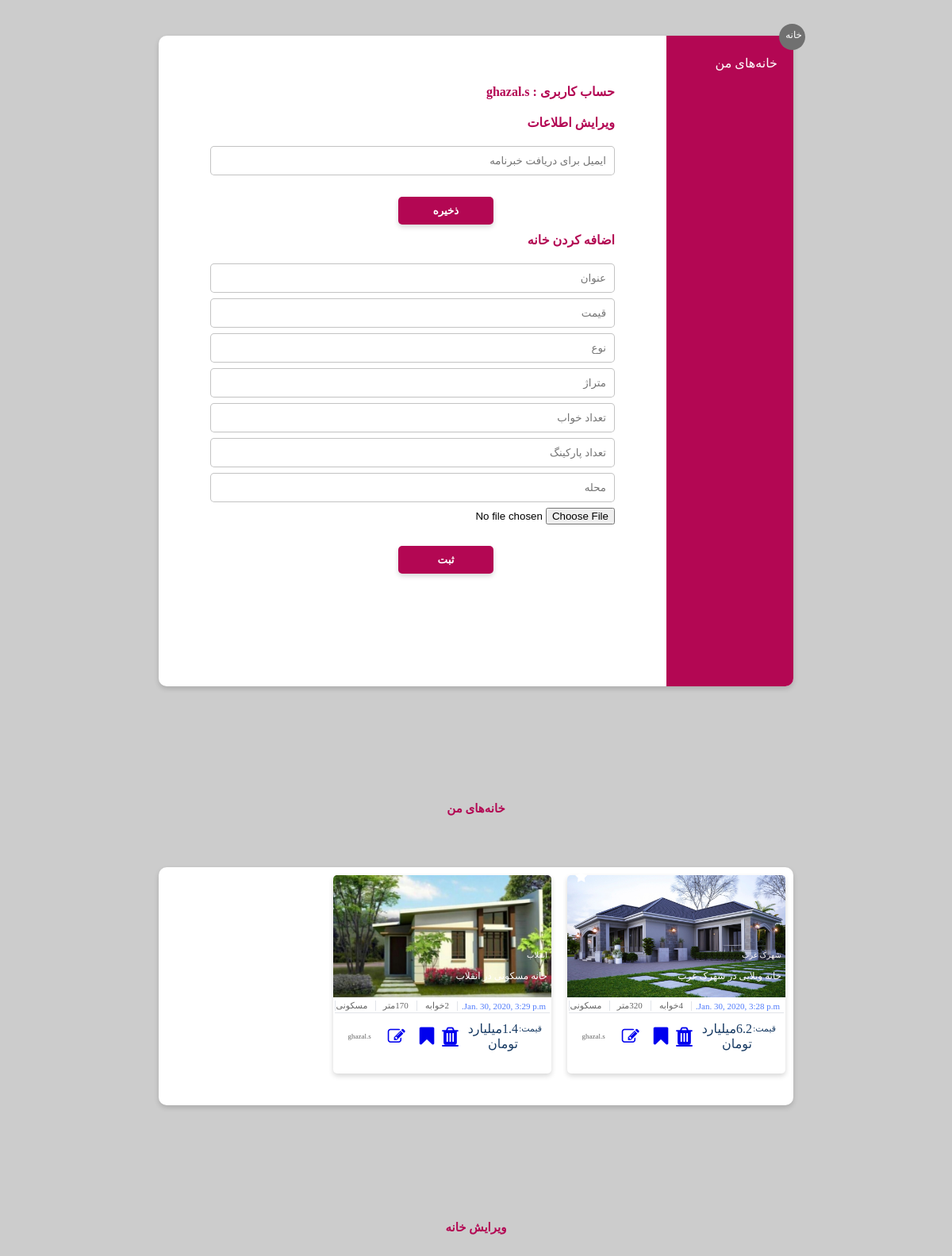
/homes/myHomes (signed in), run on an earlier commit of the app's database.
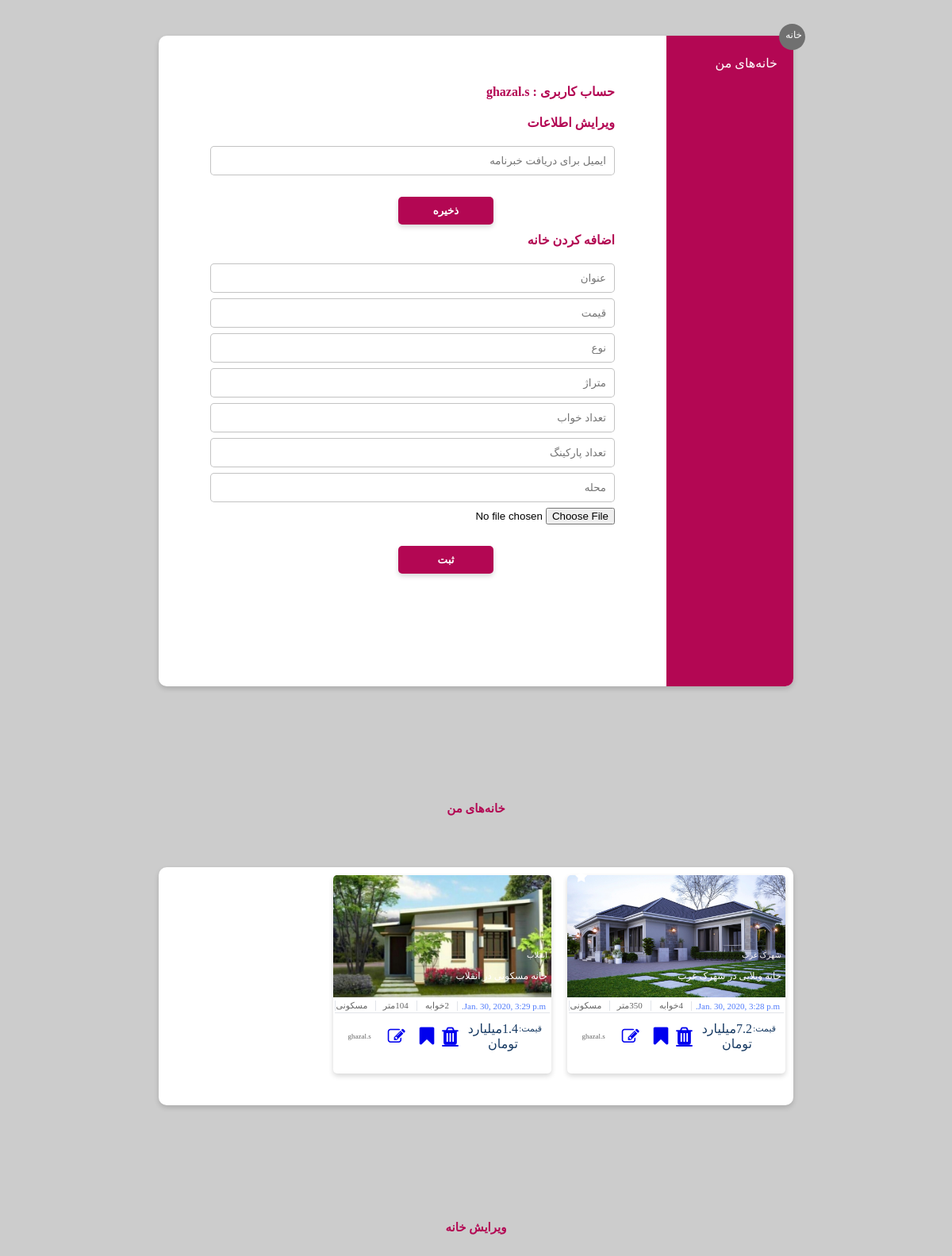
And on a later commit of the database.
### homes/models.py (models this page shows)
class Housing(models.Model):
    title = models.CharField(max_length=200)
    price = models.FloatField()
    type = models.CharField(max_length=50)
    area = models.IntegerField()
    bedrooms = models.IntegerField()
    parkings = models.IntegerField()
    locality = models.CharField(max_length=200)
    created_at = models.DateTimeField(auto_now_add=True)
    pic = models.ForeignKey(Image, on_delete=models.SET_NULL, null=True)
    estate = models.CharField(max_length=50)
    star = models.BooleanField(default=False)
    bookmark = models.BooleanField(default=False)

class Image(models.Model):
    image = models.CharField(max_length=500)

### homes/views.py (the view)
# urls.py: path('myHomes', views.showMyHomes),
def showMyHomes(request):
    estate = None
    if request.user.is_authenticated:
        estate = request.user.username
    h = Housing.objects.filter(estate=estate)
    usernameHome = None
    if request.user.is_authenticated:
        usernameHome = request.user.username
    gotodiv = 'sec4Grid'
    return render(request, 'normalUser.html', {'results': h, 'username':usernameHome, 'jump':gotodiv})

### homes/templates/normalUser.html (shortened to what this page needs)
{% load static %}
<!DOCTYPE html PUBLIC "-//W3C//DTD XHTML 1.0 Strict//EN" "http://www.w3.org/TR/xhtml1/DTD/xhtml1-strict.dtd">
<html xmlns="http://www.w3.org/1999/xhtml">
        <head>
            <link rel="stylesheet"
          href="https://cdnjs.cloudflare.com/ajax/libs/font-awesome/4.7.0/css/font-awesome.min.css"/>
                <link rel="stylesheet" href={% static "CSS/normalUserStyle.css" %} />
        </head>
        <body>
            <div id="background">
                <div id="infoPage" style="height: 820px;margin-top: 45px;margin-bottom: 45px">
                    <div id="cancelButton" >
                        <a href="home" style="font-size: 12px; color: white; text-decoration: none;width: 100%;margin-left: auto;margin-right: 4px; margin-top: 7px;display: block;">خانه</a>
                    </div>
                    <div id="sidebar" style="position:relative;">
                        <a  href="myHomes" id="headerForForm" style="color:white;padding-top: 10px;padding-right: 20px;position: relative;top: 25px;cursor: pointer;text-decoration: none;">خانه‌های من</a>
                    </div>
                    <div id="formBar">
                        <div id="form">
                            <div class="selectionBar">
                                <h1 id="headerForForm">حساب کاربری : {{ username }}</h1>
                                <form method="POST" action="changeEmail">
                                <h1 id="headerForForm">ویرایش اطلاعات</h1>
                                <div id="completionForm">
                                    <div class="input">
                                            <input class="text" placeholder="ایمیل برای دریافت خبرنامه" type="text" name="newEmail" value="" required />
                                    </div>
                                    <button class="form-submit-button" type="submit" >ذخیره</button>
                                </div>
                                </form>
                            </div>
                            <div class="selectionBar">
                                <form method="POST" action="addHouse">
                                <h1 id="headerForForm">اضافه کردن خانه</h1>
                                <div id="completionForm">
                                    <div class="input">
                                            <input class="text" placeholder="عنوان" type="text" name="hometitle" value="" required />
                                    </div>
                                    <div class="input">
                                            <input class="text" placeholder="قیمت" type="text" name="homeprice" value="" required />
                                    </div>
                                    <div class="input">
                                            <input class="text" placeholder="نوع" type="text" name="hometype" value="" required />
                                    </div>
                                    <div class="input">
                                            <input class="text" placeholder="متراژ" type="text" name="homearea" value="" required />
                                    </div>
                                    <div class="input">
                                            <input class="text" placeholder="تعداد خواب" type="text" name="homebedrooms" value="" required />
                                    </div>
                                    <div class="input">
                                            <input class="text" placeholder="تعداد پارکینگ" type="text" name="homeparkings" value="" required />
                                    </div>
                                    <div class="input">
                                            <input class="text" placeholder="محله" type="text" name="homelocality" value="" required />
                                    </div>
                                    <div class="input">
                                            <input type="file" placeholder="عکس" name="homepic" accept="image/*">
                                    </div>
                                    <button class="form-submit-button" type="submit" >ثبت</button>
                                </div>
                                </form>
                            </div>
                        </div>
                    </div>
                </div>
                <div id="sec4Head" style="margin-top: 100px">خانه‌های من </div>
                <div id="infoPage" style="margin-top: 45px;margin-bottom: 45px">
                                <div id="sec4Grid">
                    {% for result in results %}
                     <div class="sec4Cards">
                        <div class="sec4Imgs"
                             style="background-image: url({{ result.pic.image}});">
                            <div class="sec4ImgsInfo">
                                <div>{{ result.title }}</div>
                            </div>
                            <div class="sec4ImgsInfo2">
                                <div>{{ result.locality }}</div>
                            </div>
                            {% if result.star %}
                                <div class="fa fa-star" style="color: white;position: relative;right: 250px;top:-40px;font-size: 16px"></div>
                            {% endif %}
                        </div>
                        <div class="sec4Info">
                            <div class="sec4details">
                                <div class="bluedetails4">
                                    <div >{{ result.created_at }}</div>
                                </div>
                                <div class="details4">
                                    <div>{{ result.bedrooms }}خوابه</div>
                                </div>
                                <div class="details4">
                                    <div>{{result.area}}متر </div>
                                </div>
                                <div class="details4">
                                    <div>{{ result.type }}</div>
                                </div>
                            </div>
                            <div class="sec4Price">
                                <div class="priceTex4">
                                    <div class="details42">
                                        <div class="details42small">قیمت:</div>
                                        <div>{{ result.price }}میلیارد تومان </div>
                                    </div>
                                </div>
                                <div class="sec4LogoDiv">
                                    <a class="fa fa-trash singleAction"  href="{% url 'deleteHousing' select=result.id %}"  aria-hidden="true" style="font-size: 26px; "></a>
                                    <a class="fa fa-bookmark singleAction"  href="{% url 'bookmarkHousing' select=result.id %}"  aria-hidden="true" style="font-size: 26px; margin-right: 10px;margin-left: 10px;text-decoration: none "></a>
                                    <a class="fa fa-edit singleAction"  href="{% url 'editHousing' select=result.id %}"  aria-hidden="true" style="font-size: 22px; margin-right: 8px;margin-left: 8px;text-decoration: none "></a>
                                    <span class="sec4LogoText">{{ result.estate }}</span></div>
                            </div>
                        </div>
                    </div>
                    {% endfor %}
                </div>
                </div>
            <div id="sec4Head" style="margin-top: 100px">ویرایش خانه </div>
            </div>
        </body>
</html>

What changed in the data, as far as the page shows it:
changed Housing "خانه ویلایی در شهرک غرب": area "320" → "350"; price "6.2" → "7.2"
changed Housing "خانه مسکونی در انقلاب": area "170" → "104"
